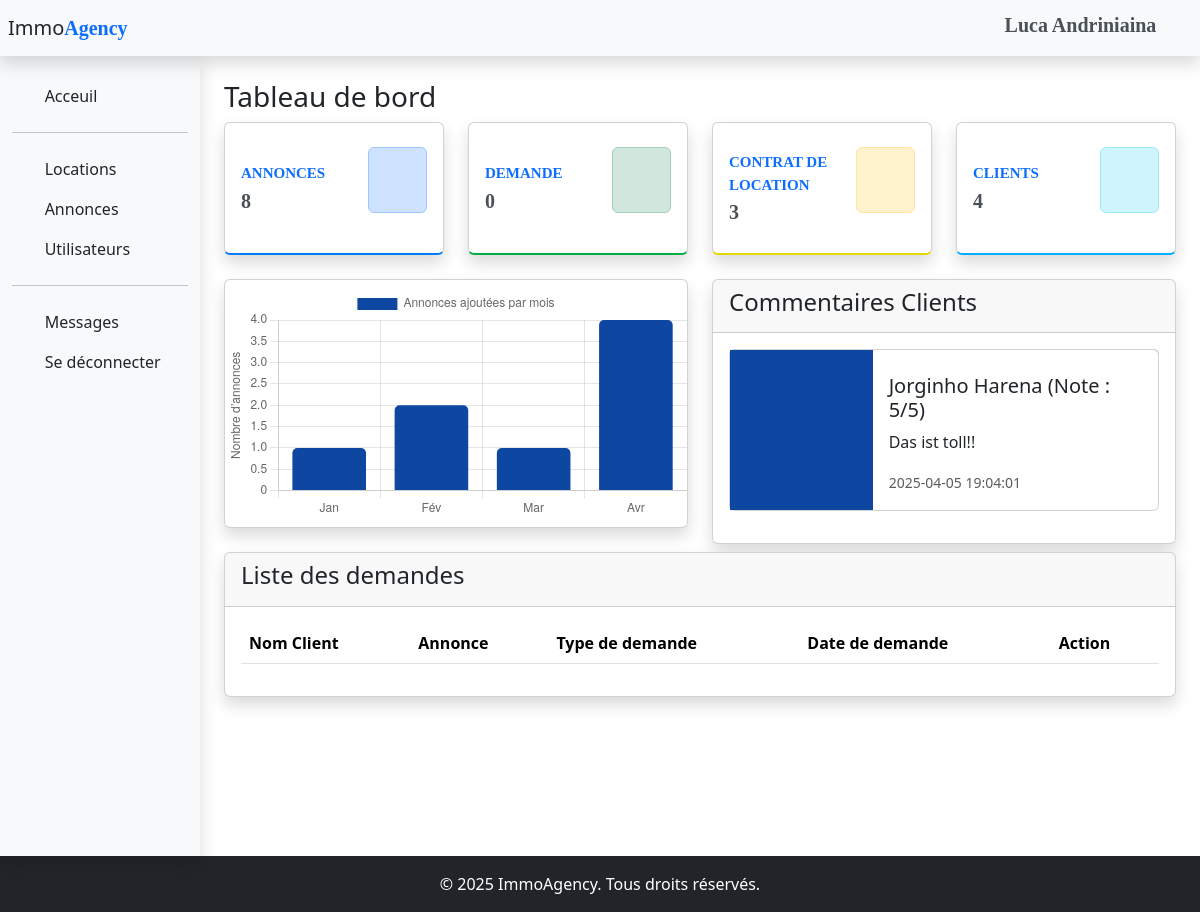
The app's page /view/dashboard.php (signed in) with its own data.
### tables this page shows
CREATE TABLE `utilisateurs` (
  `id` int(11) NOT NULL,
  `nom` varchar(100) NOT NULL,
  `email` varchar(100) NOT NULL,
  `mot_de_passe` varchar(255) NOT NULL,
  `role` enum('client','admin') NOT NULL,
  `date_inscription` timestamp NOT NULL DEFAULT current_timestamp()
);

CREATE TABLE `retours_clients` (
  `id` int(11) NOT NULL,
  `utilisateur_id` int(11) NOT NULL,
  `commentaire` text NOT NULL,
  `note` int(11) DEFAULT NULL CHECK (`note` between 1 and 5),
  `date_creation` timestamp NOT NULL DEFAULT current_timestamp()
);

### models/function.php (called while the page is built, shortened)
<?php
function getAnnonce(){
    $sql = "SELECT COUNT(*) AS titre FROM annonces";
    $req_annonce = $GLOBALS['db']->prepare($sql);
    $req_annonce->execute();
    return $req_annonce->fetch();
}
function getDemande(){
    $sql = "SELECT COUNT(*) AS dmd FROM demandes WHERE statut = 'en attente'";
    $req_demande = $GLOBALS['db']->prepare($sql);
    $req_demande->execute();
    return $req_demande->fetch();
}
function getLocation(){
    $sql = "SELECT COUNT(*) AS loc FROM contrats_location";
    $req_location = $GLOBALS['db']->prepare($sql);
    $req_location->execute();
    return $req_location->fetch();
}
function getClient(){
    $sql = "SELECT COUNT(*) AS client FROM utilisateurs WHERE role = 'client'";
    $req_client = $GLOBALS['db']->prepare($sql);
    $req_client->execute();
    return $req_client->fetch();
}
function getUser(){
    $stmt = $GLOBALS['db']->prepare("SELECT nom AS user FROM utilisateurs WHERE id = ?");
    $stmt->execute([$_SESSION['user_id']]);
    return $stmt->fetch();
}

### models/retours.php (called while the page is built)
<?php
require_once 'connexion.php';
$retours = $db->query("SELECT r.*, u.nom FROM retours_clients r
    JOIN utilisateurs u ON r.utilisateur_id = u.id
    ORDER BY date_creation DESC")->fetchAll();
?>

### models/chart.php (called while the page is built)
<?php
    require 'connexion.php';
    $stmt = $db->query("SELECT MONTH(date_creation) as mois, COUNT(*) as total
                    FROM annonces
                    WHERE YEAR(date_creation) = YEAR(CURDATE())
                    GROUP BY mois
    ");
    $mois = [];
    $totaux = [];
    while ($row = $stmt->fetch(PDO::FETCH_ASSOC)) {
        $mois[] = $row['mois'];
        $totaux[] = $row['total'];
    }
    $data_mois = json_encode($mois);
    $data_totaux = json_encode($totaux);
?>

### view/dashboard.php (the view, shortened to what this page needs)
<?php
require 'header.php';
?>
<div class="container-fluid">
    <div class="row">
        <?php
        require 'navbar.php';
        ?>
        <main role="main" class="col-md-10 ml-sm-auto px-4">
            <h3 class="mt-4 text-dark">Tableau de bord</h3>
            <div class="row">
                <div class="col-xl-3 col-md-6 mb-4">
                    <div class="card b-right shadow h-100 py-2">
                        <div class="card-body">
                            <div class="row no-gutters align-items-center">
                                <div class="col mr-2">
                                    <div class="text-xs text-primary text-uppercase mb-1 typo-medium">
                                        Annonces</div>
                                    <div class="h5 mb-0 font-weight-bold text-dark-emphasis pop-bold"><?= getAnnonce()['titre'];?></div>
                                </div>
                                <div class="col-auto">
                                    <i class="fas fa-paperclip alert alert-primary fa-2x text-dark-emphasis"></i>
                                </div>
                            </div>
                        </div>
                    </div>
                </div>
                <div class="col-xl-3 col-md-6 mb-4">
                    <div class="card border-bottom-success shadow h-100 py-2">
                        <div class="card-body">
                            <div class="row no-gutters align-items-center">
                                <div class="col mr-2">
                                    <div class="text-xs text-primary text-uppercase mb-1 typo-medium">
                                        Demande</div>
                                    <div class="h5 mb-0 font-weight-bold text-dark-emphasis pop-bold"> <?= getDemande()['dmd'];?></div>
                                </div>
                                <div class="col-auto">
                                    <i class="fas fa-list alert alert-success fa-2x text-dark-emphasis"></i>
                                </div>
                            </div>
                        </div>
                    </div>
                </div>
                <div class="col-xl-3 col-md-6 mb-4">
                    <div class="card border-bottom-warning shadow h-100 py-2">
                        <div class="card-body">
                            <div class="row no-gutters align-items-center">
                                <div class="col mr-2">
                                    <div class="text-xs text-primary text-uppercase mb-1 typo-medium">
                                        Contrat de location</div>
                                    <div class="h5 mb-0 font-weight-bold text-dark-emphasis pop-bold"><?= getLocation()['loc'];?></div>
                                </div>
                                <div class="col-auto">
                                    <i class="fas fa-user alert alert-warning fa-2x text-dark-emphasis"></i>
                                </div>
                            </div>
                        </div>
                    </div>
                </div>
                <div class="col-xl-3 col-md-6 mb-4">
                    <div class="card border-bottom-info shadow h-100 py-2">
                        <div class="card-body">
                            <div class="row no-gutters align-items-center">
                                <div class="col mr-2">
                                    <div class="text-xs text-primary text-uppercase mb-1 typo-medium">
                                        Clients</div>
                                    <div class="h5 mb-0 font-weight-bold text-dark-emphasis pop-bold"><?= getClient()['client'];?></div>
                                </div>
                                <div class="col-auto">
                                    <i class="fas fa-user-friends alert alert-info fa-2x text-dark-emphasis"></i>
                                </div>
                            </div>
                        </div>
                    </div>
                </div>
            </div>
            <div class="row">
                <div class="col-xl-6 col-md-6 mb-1">
                    <div class="card shadow py-2">
                        <canvas id="annoncesChart"></canvas>
                    </div>
                </div>
                <div class="col-xl-6 col-md-6 col-sm-12 mb-1">
                    <div class="card shadow mb-1">
                        <div class="card-header">
                            <h4>Commentaires Clients</h4>
                        </div>
                        <div class="card-body">
                            <div id="carouselExampleInterval" class="carousel slide"  data-bs-ride="carousel">
                                <div class="carousel-inner">
                                <?php
                                    require '../models/retours.php';
                                    foreach ($retours as $r):
                                ?>
                                    <div class="carousel-item active" data-bs-interval="10000">
                                        <div class="card mb-3" style="max-width: 500px;">
                                            <div class="row g-0">
                                                <div class="col-md-4 d-flex justify-content-center" style="align-items: center; background:#0D47A1;">
                                                    <div class="photo">
                                                        <span class="fa fa-user" style="font-size : 6rem; color:#FFFFFF;"></span>
                                                    </div>
                                                </div>
                                                <div class="col-md-8">
                                                    <div class="card-body">
                                                        <h5 class="card-title"<?= $r['nom'] ?> (Note : <?= $r['note'] ?>)</h5>
                                                        <h5><?= $r['nom'] ?> (Note : <?= $r['note'] ?>/5)</h5>
                                                        <p class="card-text"><?= nl2br(htmlspecialchars($r['commentaire'])) ?></p>
                                                        <p class="card-text"><small class="text-body-secondary"><?= $r['date_creation'] ?></small></p>
                                                    </div>
                                                </div>
                                            </div>
                                        </div>
                                    </div>
                                    <?php endforeach; ?>
                                </div>
                                <button class="carousel-control-prev" type="button" data-bs-target="#carouselExampleInterval" data-bs-slide="prev">
                                    <span class="fa fa-chevron-circle-left text-black" style="font-size: 2rem;" aria-hidden="true"></span>
                                </button>
                                <button class="carousel-control-next" type="button" data-bs-target="#carouselExampleInterval" data-bs-slide="next">
                                    <span class="fa fa-chevron-circle-right text-black" style="font-size: 2rem;" aria-hidden="true"></span>
                                </button>
                            </div>
                        </div>
                    </div>
                </div>
                <div class="col-xl-12 col-md-12 col-sm-12">
                    <div class="card shadow">
                        <div class="card-header d-flex align-items-center justify-content-between">
                            <h4 class="">Liste des demandes</h4>
                        </div>
                        <div class="card-body">
                            <div class="table-responsive">
                                <table class="table table-striped table-hover">
                                    <thead>
                                        <th>Nom Client</th>
                                        <th>Annonce</th>
                                        <th>Type de demande</th>
                                        <th>Date de demande</th>
                                        <th>Action</th>
                                    </thead>
                                    <?php require '../models/liste_demande.php'?>
                                </table>
                            </div>
                        </div>
                    </div>
                </div>
            </div>
        </main>
    </div>
</div>
<?php
    require '../models/chart.php';
?>
<script>
    const ctx = document.getElementById('annoncesChart').getContext('2d');
    const moisNumeriques = <?= $data_mois ?>;
    const totaux = <?= $data_totaux ?>;
    const labels = moisNumeriques.map(m => {
        const nomsMois = ["Jan", "Fév", "Mar", "Avr", "Mai", "Juin", "Juil", "Août", "Sep", "Oct", "Nov", "Déc"];
        return nomsMois[m - 1];
    });
    new Chart(ctx, {
        type: 'bar',
        data: {
        labels: labels,
        datasets: [{
            label: 'Annonces ajoutées par mois',
            data: totaux,
            backgroundColor: '#0D47A1',
            borderRadius: 5,
        }]
        },
        options: {
        responsive: true,
        scales: {
            y: {
            beginAtZero: true,
            title: {
                display: true,
                text: 'Nombre d’annonces'
            }
            }
        }
        }
    });
</script>
<?php
require "footer.php";
?>

### view/header.php (shortened to what this page needs)
<!DOCTYPE html>
<html lang="fr">
<head>
    <link rel="stylesheet" href="../publics/bootstrap-5.3.3-dist/bootstrap-5.3.3-dist/css/bootstrap.min.css">
    <link rel="stylesheet" href="../publics/FontAwesome/css/all.css">
    <link rel="stylesheet" href="../publics/css/style.css">
</head>
<body>
    <nav class="navbar navbar-dark bg-light shadow p-2 align-items-center">
        <a class="navbar-brand text-dark" href="dashboard.php">Immo<span class="text-primary bold typo-bold">Agency</span></a>
        <div class="bg-admin d-flex align-items-center">
            <div class="container-fluid d-flex ">
                <li class="nav-item bg-light b-radius dropdown no-arrow align-items-center">
                    <a class="nav-link d-flex align-items-center justify-content-between typo-medium" href="#" id="userDropdown" role="button" data-toggle="dropdown" aria-haspopup="true" aria-expanded="false">
                        <h5 class="text-dark-emphasis" style="font-weight: bold;">
                        <?php
                            require '../models/function.php';
                        ?>
                        <?= getUser()['user']?>
                            <i class="fa fa-user-circle text-dark-emphasis" style="font-size: 1.5rem;"></i>
                        </h5>
                    </a>
                </li>
            </div>
        </div>
    </nav>

### publics/css/style.css (style rules this page uses)
* { margin: 0; padding: 0; list-style: none; text-decoration: none; box-sizing: border-box; transition: 0.2s ease; }
.b-right { border-bottom: #007bff 2px solid; }
.border-bottom-info { border-bottom: #00aeff 2px solid; }
.border-bottom-warning { border-bottom: #e6d602 2px solid; }
.border-bottom-success { border-bottom: #01ad43 2px solid; }
.typo-bold { font-family: "montserrat"; font-weight: bold; }
.typo-medium { font-family: "Lato-bold"; font-weight: bold; font-size: 15px; }
.pop-bold { font-family: "poppins-bold"; font-weight: bold; }

### records on screen
utilisateurs: nom "Luca Andriniaina"
retours_clients: utilisateur.nom "Jorginho Harena", note "5", commentaire "Das ist toll!!", date_creation "2025-04-05 19:04:01"

### other values on screen
getAnnonce()['titre'] "8"
getDemande()['dmd'] "0"
getLocation()['loc'] "3"
getClient()['client'] "4"
chart data {{ $data_mois }} [1,2,3,4]
chart data {{ $data_totaux }} [1,2,1,4]
